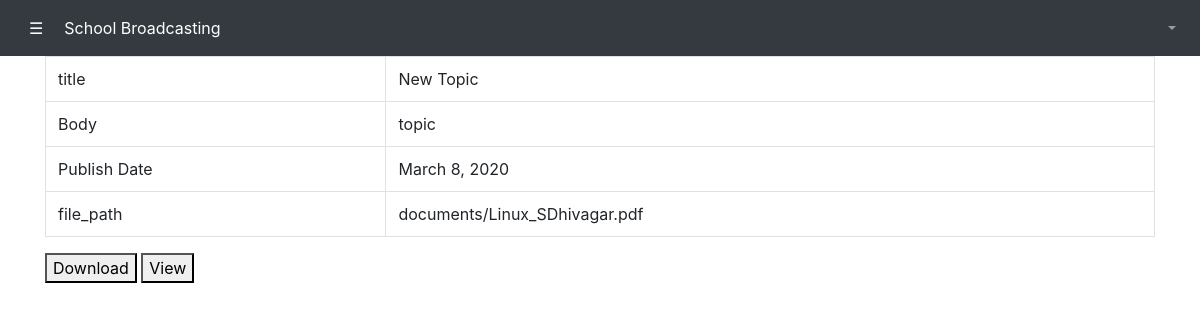
The app's page /parent/oldmessage/5 with its own data.
### staff/models.py (models this page shows, shortened)
class Message(models.Model):
    grade_id = models.ForeignKey(Grade,on_delete=models.CASCADE)
    staff_id = models.ForeignKey(Staff,on_delete=models.CASCADE)
    file_path = models.FileField(upload_to='documents/')
    pub_date = models.DateField()
    topic_body = models.TextField(validators=[highvaluelength])
    topic_title = models.CharField(max_length=50, validators=[valuelength])

### parent/views.py (the view)
# urls.py: path('oldmessage/<int:id>', oldmessageView),
def oldmessageView(request, id):
    message = Message.objects.get(id = id)
    return render(request,'parent/messageview.html',{'msg':message})

### template/parent/messageview.html
{% extends 'parent/base.html' %}
{% block content %}
<div class="container">
<table class="table table-bordered">
<tr>
<td>title</td>
<td>{{msg.topic_title}}</td>
</tr>
<tr>
<td>Body</td>
<td>{{msg.topic_body}}</td>
</tr>
<tr>
<td>Publish Date</td>
<td>{{msg.pub_date}}</td>
</tr>
<tr>
<td>file_path</td>
<td>{{msg.file_path}}</a></td>
</tr>
</table>
<a href= "/parent/download/{{msg.id}}"><button>Download</button></a>
<a href= "/parent/view/{{msg.id}}"><button>View</button></a>
</div>
{% endblock %}

### records on screen
Message: topic_title "New Topic", topic_body "topic", pub_date "March 8, 2020", file_path "documents/Linux_SDhivagar.pdf"
